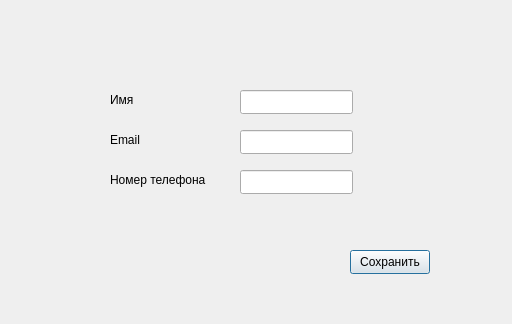
<?xml version="1.0" encoding="UTF-8"?>
<ui version="4.0">
 <class>EditCredWindow</class>
 <widget class="QDialog" name="EditCredWindow">
  <property name="geometry">
   <rect>
    <x>0</x>
    <y>0</y>
    <width>512</width>
    <height>324</height>
   </rect>
  </property>
  <property name="windowTitle">
   <string>Dialog</string>
  </property>
  <widget class="QPushButton" name="edit_save_button">
   <property name="geometry">
    <rect>
     <x>350</x>
     <y>250</y>
     <width>80</width>
     <height>24</height>
    </rect>
   </property>
   <property name="text">
    <string>Сохранить</string>
   </property>
  </widget>
  <widget class="QLineEdit" name="name_edit_value">
   <property name="geometry">
    <rect>
     <x>240</x>
     <y>90</y>
     <width>113</width>
     <height>24</height>
    </rect>
   </property>
   <property name="maxLength">
    <number>100</number>
   </property>
  </widget>
  <widget class="QLabel" name="name_edit_label">
   <property name="geometry">
    <rect>
     <x>110</x>
     <y>90</y>
     <width>91</width>
     <height>20</height>
    </rect>
   </property>
   <property name="text">
    <string>Имя</string>
   </property>
  </widget>
  <widget class="QLabel" name="email_edit_label">
   <property name="geometry">
    <rect>
     <x>110</x>
     <y>130</y>
     <width>91</width>
     <height>20</height>
    </rect>
   </property>
   <property name="text">
    <string>Email</string>
   </property>
  </widget>
  <widget class="QLineEdit" name="email_edit_value">
   <property name="geometry">
    <rect>
     <x>240</x>
     <y>130</y>
     <width>113</width>
     <height>24</height>
    </rect>
   </property>
   <property name="maxLength">
    <number>128</number>
   </property>
  </widget>
  <widget class="QLabel" name="phone_edit_label">
   <property name="geometry">
    <rect>
     <x>110</x>
     <y>170</y>
     <width>101</width>
     <height>20</height>
    </rect>
   </property>
   <property name="text">
    <string>Номер телефона</string>
   </property>
  </widget>
  <widget class="QLineEdit" name="phone_edit_value">
   <property name="geometry">
    <rect>
     <x>240</x>
     <y>170</y>
     <width>113</width>
     <height>24</height>
    </rect>
   </property>
   <property name="maxLength">
    <number>11</number>
   </property>
  </widget>
 </widget>
 <resources/>
 <connections/>
</ui>
